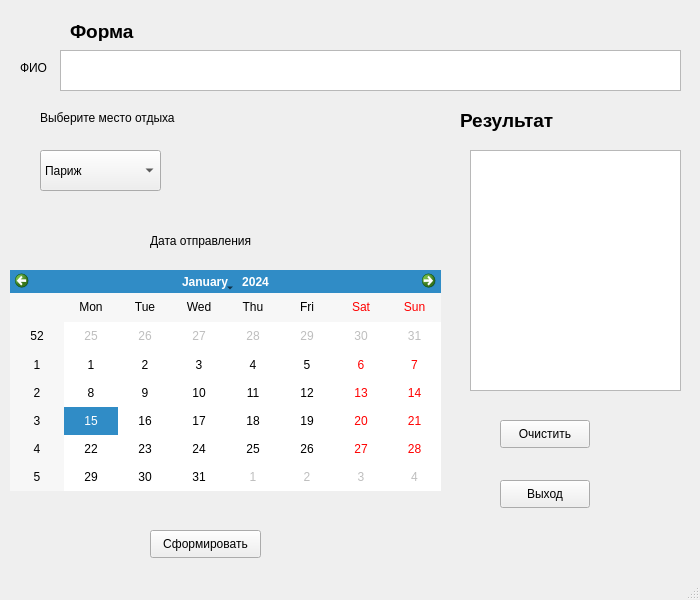
<?xml version="1.0" encoding="UTF-8"?>
<ui version="4.0">
 <class>MainWindow</class>
 <widget class="QMainWindow" name="MainWindow">
  <property name="geometry">
   <rect>
    <x>0</x>
    <y>0</y>
    <width>700</width>
    <height>600</height>
   </rect>
  </property>
  <property name="windowTitle">
   <string>Анкета</string>
  </property>
  <widget class="QWidget" name="centralwidget">
   <widget class="QLabel" name="label">
    <property name="geometry">
     <rect>
      <x>70</x>
      <y>20</y>
      <width>91</width>
      <height>21</height>
     </rect>
    </property>
    <property name="text">
     <string>&lt;html&gt;&lt;head/&gt;&lt;body&gt;&lt;p&gt;&lt;span style=&quot; font-size:14pt; font-weight:600;&quot;&gt;Форма&lt;/span&gt;&lt;/p&gt;&lt;/body&gt;&lt;/html&gt;</string>
    </property>
   </widget>
   <widget class="QLabel" name="label_2">
    <property name="geometry">
     <rect>
      <x>20</x>
      <y>60</y>
      <width>58</width>
      <height>16</height>
     </rect>
    </property>
    <property name="text">
     <string>ФИО</string>
    </property>
   </widget>
   <widget class="QTextBrowser" name="textBrowser">
    <property name="geometry">
     <rect>
      <x>470</x>
      <y>150</y>
      <width>211</width>
      <height>241</height>
     </rect>
    </property>
   </widget>
   <widget class="QLabel" name="label_3">
    <property name="geometry">
     <rect>
      <x>40</x>
      <y>110</y>
      <width>221</width>
      <height>16</height>
     </rect>
    </property>
    <property name="text">
     <string>Выберите место отдыха</string>
    </property>
   </widget>
   <widget class="QLabel" name="label_4">
    <property name="geometry">
     <rect>
      <x>150</x>
      <y>230</y>
      <width>181</width>
      <height>21</height>
     </rect>
    </property>
    <property name="text">
     <string>Дата отправления</string>
    </property>
   </widget>
   <widget class="QCalendarWidget" name="calendarWidget">
    <property name="geometry">
     <rect>
      <x>10</x>
      <y>270</y>
      <width>431</width>
      <height>221</height>
     </rect>
    </property>
   </widget>
   <widget class="QPushButton" name="pushButton">
    <property name="geometry">
     <rect>
      <x>150</x>
      <y>530</y>
      <width>111</width>
      <height>28</height>
     </rect>
    </property>
    <property name="text">
     <string>Сформировать</string>
    </property>
   </widget>
   <widget class="QLabel" name="label_5">
    <property name="geometry">
     <rect>
      <x>450</x>
      <y>100</y>
      <width>58</width>
      <height>16</height>
     </rect>
    </property>
    <property name="text">
     <string/>
    </property>
   </widget>
   <widget class="QLabel" name="label_6">
    <property name="geometry">
     <rect>
      <x>460</x>
      <y>100</y>
      <width>111</width>
      <height>41</height>
     </rect>
    </property>
    <property name="text">
     <string>&lt;html&gt;&lt;head/&gt;&lt;body&gt;&lt;p&gt;&lt;span style=&quot; font-size:14pt; font-weight:600;&quot;&gt;Результат&lt;/span&gt;&lt;/p&gt;&lt;/body&gt;&lt;/html&gt;</string>
    </property>
   </widget>
   <widget class="QPushButton" name="pushButton_2">
    <property name="geometry">
     <rect>
      <x>500</x>
      <y>420</y>
      <width>90</width>
      <height>28</height>
     </rect>
    </property>
    <property name="text">
     <string>Очистить</string>
    </property>
   </widget>
   <widget class="QPushButton" name="pushButton_3">
    <property name="geometry">
     <rect>
      <x>500</x>
      <y>480</y>
      <width>90</width>
      <height>28</height>
     </rect>
    </property>
    <property name="text">
     <string>Выход</string>
    </property>
   </widget>
   <widget class="QTextEdit" name="textEdit">
    <property name="geometry">
     <rect>
      <x>60</x>
      <y>50</y>
      <width>621</width>
      <height>41</height>
     </rect>
    </property>
   </widget>
   <widget class="QComboBox" name="comboBox">
    <property name="geometry">
     <rect>
      <x>40</x>
      <y>150</y>
      <width>121</width>
      <height>41</height>
     </rect>
    </property>
    <item>
     <property name="text">
      <string>Париж</string>
     </property>
    </item>
    <item>
     <property name="text">
      <string>Лондон</string>
     </property>
    </item>
    <item>
     <property name="text">
      <string>Берлин</string>
     </property>
    </item>
    <item>
     <property name="text">
      <string>Рим</string>
     </property>
    </item>
    <item>
     <property name="text">
      <string>Афины</string>
     </property>
    </item>
    <item>
     <property name="text">
      <string>Майами</string>
     </property>
    </item>
   </widget>
  </widget>
  <widget class="QStatusBar" name="statusbar"/>
 </widget>
 <resources/>
 <connections/>
</ui>
